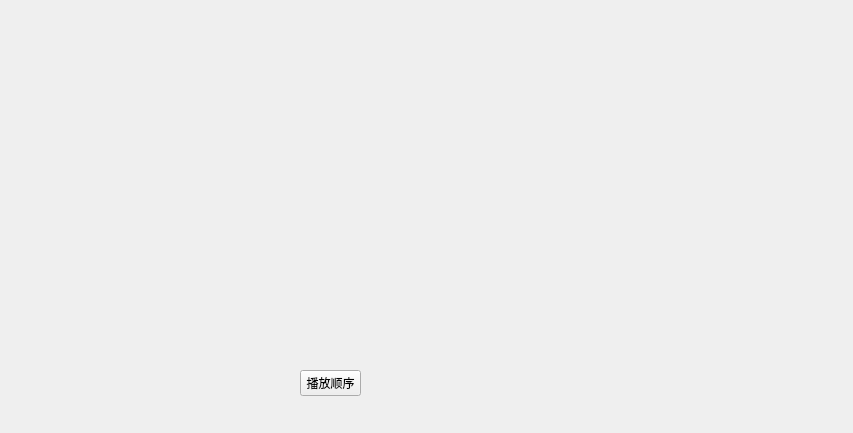
<?xml version="1.0" encoding="UTF-8"?>
<ui version="4.0">
 <class>MainWindow</class>
 <widget class="QMainWindow" name="MainWindow">
  <property name="geometry">
   <rect>
    <x>0</x>
    <y>0</y>
    <width>853</width>
    <height>433</height>
   </rect>
  </property>
  <property name="windowTitle">
   <string>MainWindow</string>
  </property>
  <widget class="QWidget" name="centralwidget">
   <widget class="QPushButton" name="playModeButton">
    <property name="geometry">
     <rect>
      <x>300</x>
      <y>370</y>
      <width>61</width>
      <height>26</height>
     </rect>
    </property>
    <property name="text">
     <string>播放顺序</string>
    </property>
   </widget>
  </widget>
 </widget>
 <resources/>
 <connections/>
</ui>
